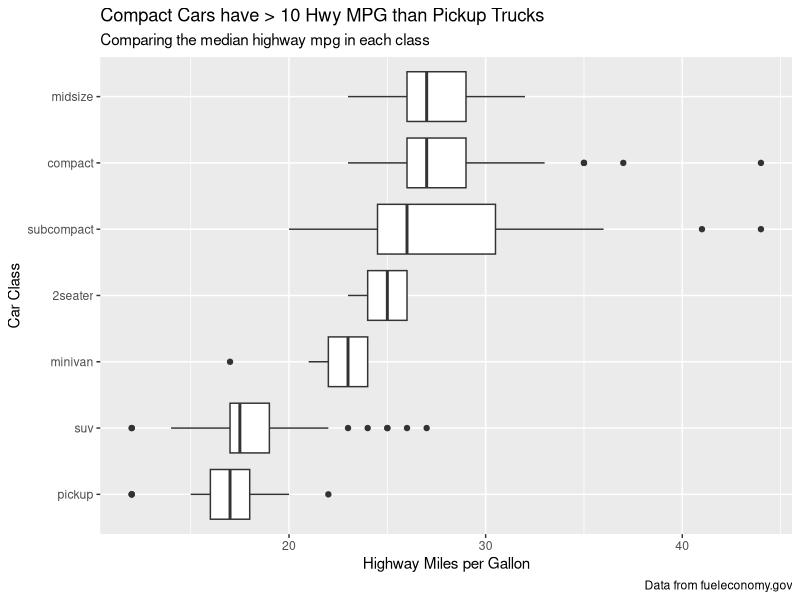
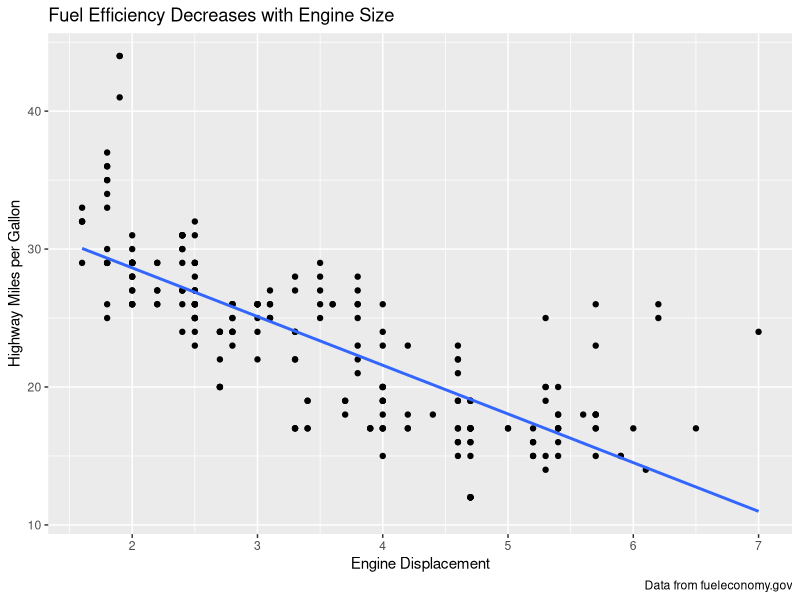
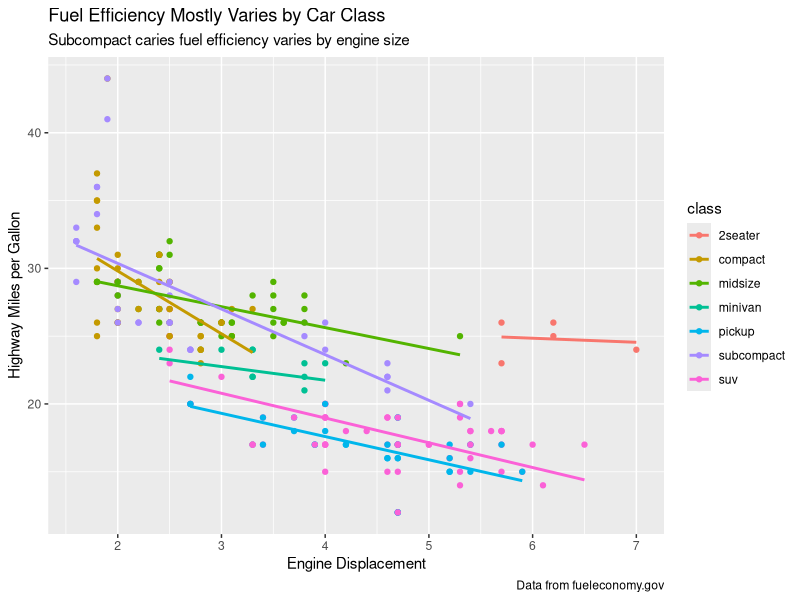
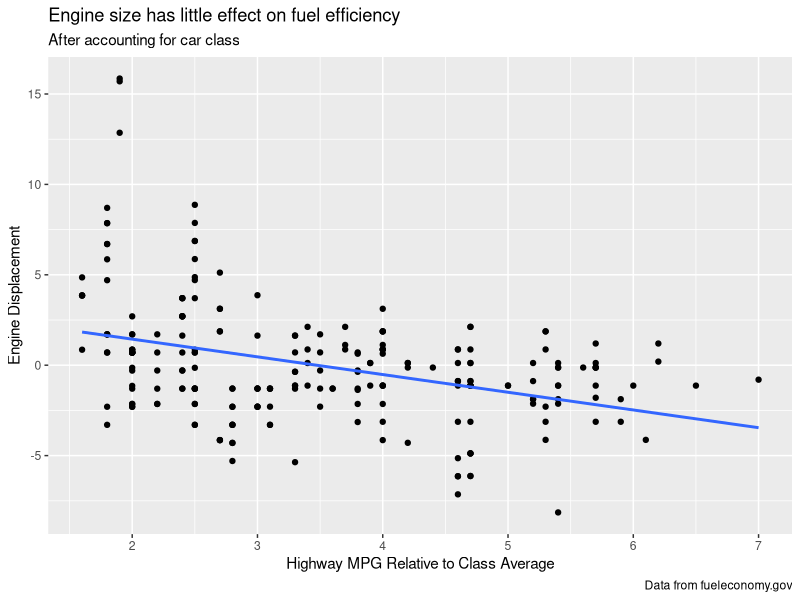
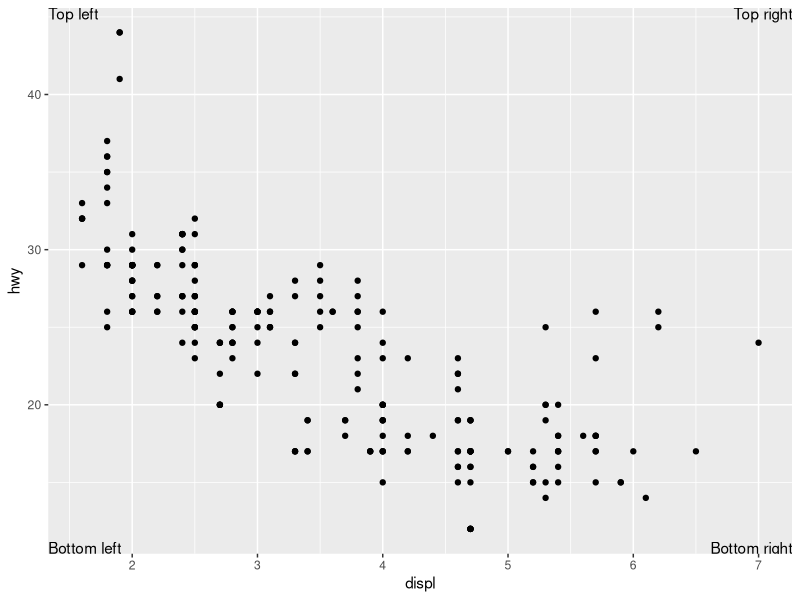
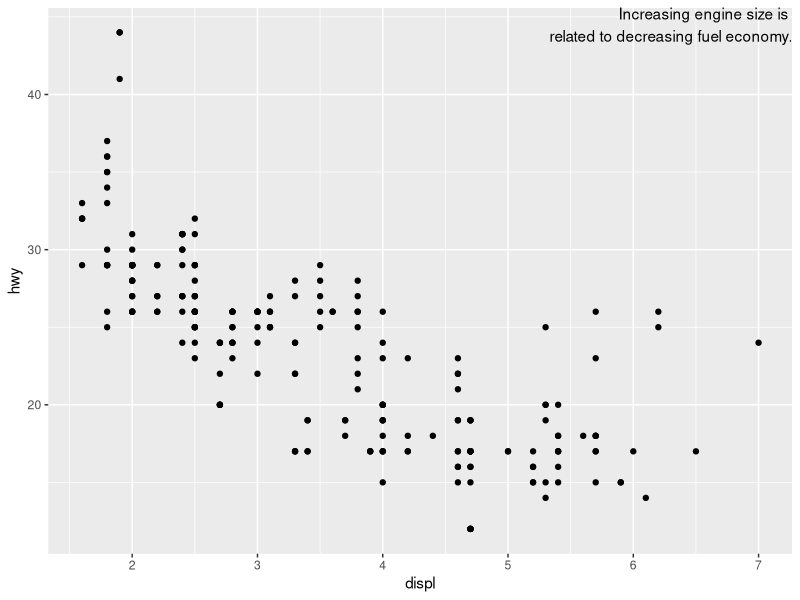
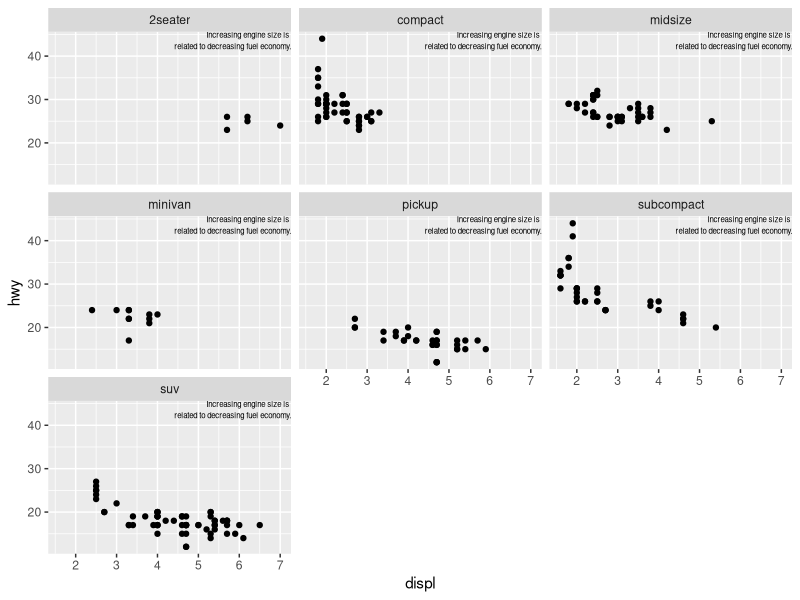
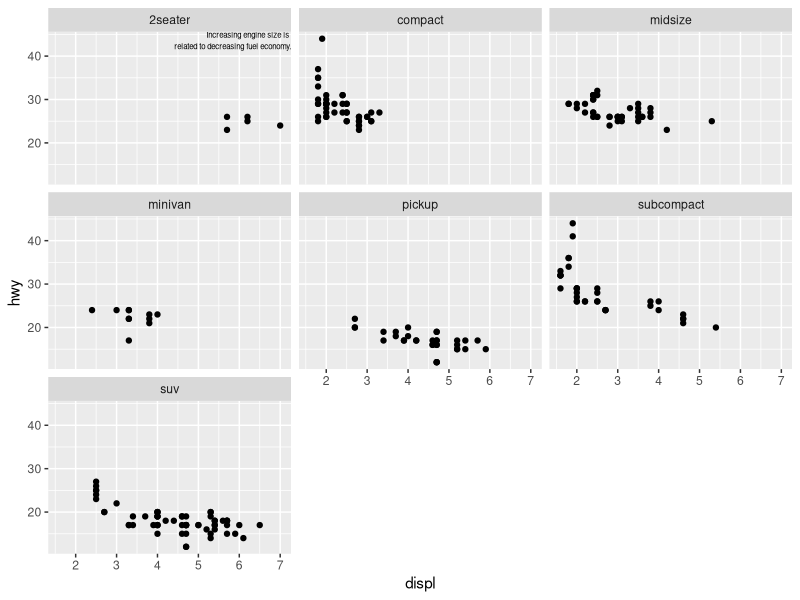

These figures' R source, in order:
## ---- chunk 1
library("tidyverse")
library("modelr")
library("lubridate")
## ---- chunk 2
ggplot(data = mpg,
       mapping = aes(x = forcats::fct_reorder(class, hwy), y = hwy)) +
  geom_boxplot() +
  coord_flip() +
  labs(
    title = "Compact Cars have > 10 Hwy MPG than Pickup Trucks",
    subtitle = "Comparing the median highway mpg in each class",
    caption = "Data from fueleconomy.gov",
    x = "Car Class",
    y = "Highway Miles per Gallon"
  )
## ---- chunk 3
ggplot(mpg, aes(displ, hwy)) +
  geom_point() +
  geom_smooth(method = "lm", se = FALSE) +
  labs(
    title = "Fuel Efficiency Decreases with Engine Size",
    caption = "Data from fueleconomy.gov",
    y = "Highway Miles per Gallon",
    x = "Engine Displacement"
  )
## ---- chunk 4
ggplot(mpg, aes(displ, hwy, colour = class)) +
  geom_point() +
  geom_smooth(method = "lm", se = FALSE) +
  labs(
    title = "Fuel Efficiency Mostly Varies by Car Class",
    subtitle = "Subcompact caries fuel efficiency varies by engine size",
    caption = "Data from fueleconomy.gov",
    y = "Highway Miles per Gallon",
    x = "Engine Displacement"
  )
## ---- chunk 5
mod <- lm(hwy ~ class, data = mpg)
mpg %>%
  add_residuals(mod) %>%
  ggplot(aes(x = displ, y = resid)) +
  geom_point() +
  geom_smooth(method = "lm", se = FALSE) +
  labs(
    title = "Engine size has little effect on fuel efficiency",
    subtitle = "After accounting for car class",
    caption = "Data from fueleconomy.gov",
    x = "Highway MPG Relative to Class Average",
    y = "Engine Displacement"
  )
## ---- chunk 6
label <- tribble(
  ~displ, ~hwy, ~label, ~vjust, ~hjust,
     Inf,  Inf,    "Top right", "top", "right",
     Inf, -Inf,    "Bottom right", "bottom", "right",
    -Inf,  Inf,    "Top left", "top", "left",
    -Inf, -Inf,    "Bottom left", "bottom", "left"
)

ggplot(mpg, aes(displ, hwy)) +
  geom_point() +
  geom_text(aes(label = label, vjust = vjust, hjust = hjust), data = label)
## ---- chunk 7
ggplot(mpg, aes(displ, hwy)) +
  geom_point() +
  annotate("text", x = Inf, y = Inf,
           label = "Increasing engine size is \nrelated to decreasing fuel economy.", vjust = "top", hjust = "right")
## ---- chunk 8
label <- tibble(
  displ = Inf,
  hwy = Inf,
  label = "Increasing engine size is \nrelated to decreasing fuel economy."
)

ggplot(mpg, aes(displ, hwy)) +
  geom_point() +
  geom_text(aes(label = label), data = label, vjust = "top", hjust = "right",
            size = 2) +
  facet_wrap(~ class)
## ---- chunk 9
label <- tibble(
  displ = Inf,
  hwy = Inf,
  class = "2seater",
  label = "Increasing engine size is \nrelated to decreasing fuel economy."
)

ggplot(mpg, aes(displ, hwy)) +
  geom_point() +
  geom_text(aes(label = label), data = label, vjust = "top", hjust = "right",
            size = 2) +
  facet_wrap(~ class)
## ---- chunk 10
label <- tibble(
  displ = Inf,
  hwy = Inf,
  class = unique(mpg$class),
  label = stringr::str_c("Label for ", class)
)

ggplot(mpg, aes(displ, hwy)) +
  geom_point() +
  geom_text(aes(label = label), data = label, vjust = "top", hjust = "right",
            size = 3) +
  facet_wrap(~ class)
## ---- chunk 11
df <- tibble(
  x = rnorm(10000),
  y = rnorm(10000)
)
ggplot(df, aes(x, y)) +
  geom_hex() +
  scale_colour_gradient(low = "white", high = "red") +
  coord_fixed()
## ---- chunk 12
ggplot(df, aes(x, y)) +
  geom_hex() +
  scale_fill_gradient(low = "white", high = "red") +
  coord_fixed()
## ---- chunk 13
ggplot(mpg, aes(displ, hwy)) +
  geom_point(aes(colour = class)) +
  geom_smooth(se = FALSE) +
  labs(
    x = "Engine displacement (L)",
    y = "Highway fuel economy (mpg)",
    colour = "Car type"
  )
## ---- chunk 14
ggplot(mpg, aes(displ, hwy)) +
  geom_point(aes(colour = class)) +
  geom_smooth(se = FALSE) +
  scale_x_continuous("Engine displacement (L)") +
  scale_y_continuous("Highway fuel economy (mpg)") +
  scale_colour_discrete("Car type")
## ---- chunk 15
fouryears <- lubridate::make_date(seq(year(min(presidential$start)),
                                      year(max(presidential$end)),
                                      by = 4), 1, 1)

presidential %>%
  mutate(id = 33 + row_number(),
         name_id = forcats::fct_inorder(stringr::str_c(name, " (", id, ")"))) %>%
  ggplot(aes(start, name_id, colour = party)) +
    geom_point() +
    geom_segment(aes(xend = end, yend = name_id)) +
    scale_colour_manual("Party", values = c(Republican = "red", Democratic = "blue")) +
    scale_y_discrete(NULL) +
    scale_x_date(NULL, breaks = presidential$start, date_labels = "'%y",
                 minor_breaks = fouryears) +
    ggtitle("Terms of US Presdients", 
            subtitle = "Roosevelth (34th) to Obama (44th)") +
    theme(panel.grid.minor = element_blank(),
          axis.ticks.y = element_blank())
## ---- chunk 16
ggplot(diamonds, aes(carat, price)) +
  geom_point(aes(colour = cut), alpha = 1/20)
## ---- chunk 17
ggplot(diamonds, aes(carat, price)) +
  geom_point(aes(colour = cut), alpha = 1/20)  +
  theme(legend.position = "bottom") +
  guides(colour = guide_legend(nrow = 1, override.aes = list(alpha = 1)))  
